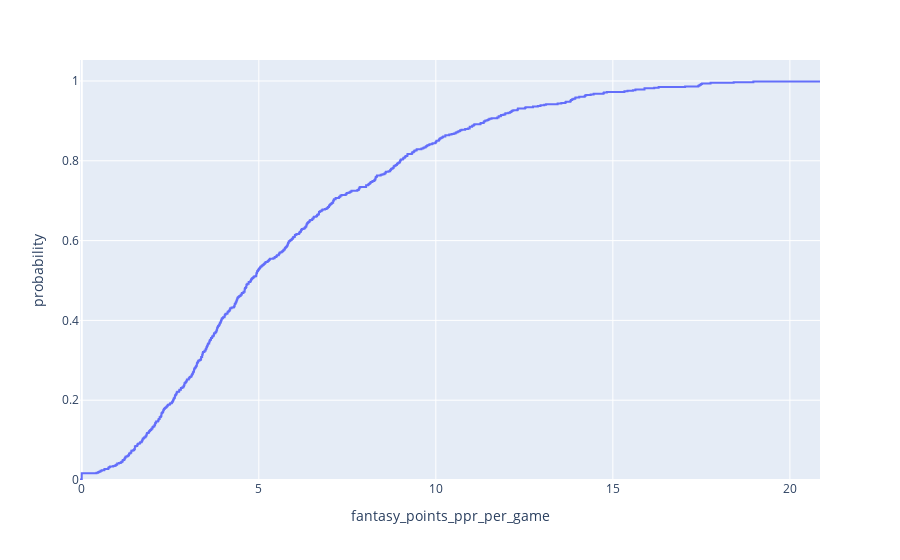

Source (notebook cell):
### Code cell
import plotly.express as px
fig = px.ecdf(df, x="fantasy_points_ppr_per_game")
fig.show()

### Figure 1 — Plotly figure (JSON) as saved in the notebook; plotly's stock layout.template omitted (floating-point values rounded to 4 significant figures; data arrays with more than 128 entries replaced by an {"elided": "..."} marker saying what was removed)
{"data": [{"hovertemplate": "fantasy_points_ppr_per_game=%{x}<br>probability=%{y}<extra></extra>", "legendgroup": "", "line": {"dash": "solid", "shape": "hv"}, "marker": {"color": "#636efa", "symbol": "circle"}, "mode": "lines", "name": "", "orientation": "v", "showlegend": false, "type": "scatter", "x": {"elided": "655 float values"}, "xaxis": "x", "y": {"elided": "655 float values"}, "yaxis": "y"}], "layout": {"legend": {"tracegroupgap": 0}, "margin": {"t": 60}, "xaxis": {"anchor": "y", "domain": [0, 1], "title": {"text": "fantasy_points_ppr_per_game"}}, "yaxis": {"anchor": "x", "domain": [0, 1], "rangemode": "tozero", "title": {"text": "probability"}}}}
